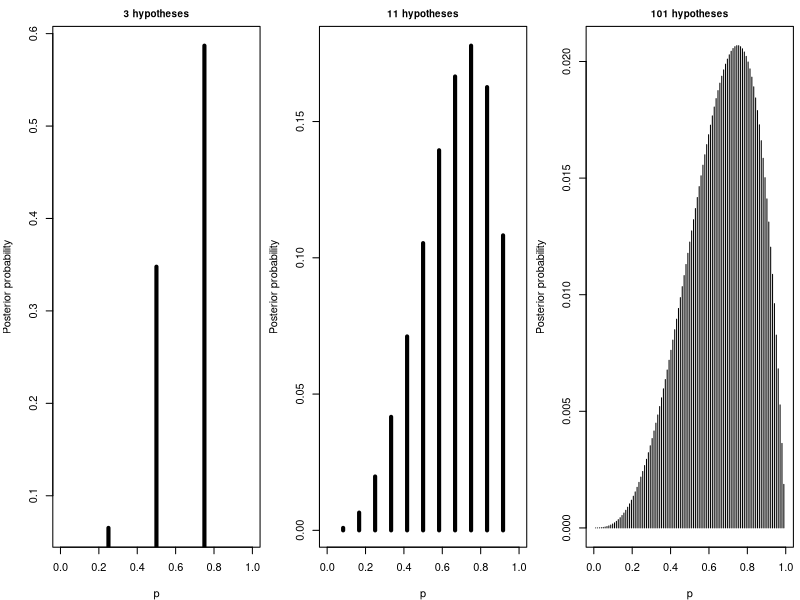
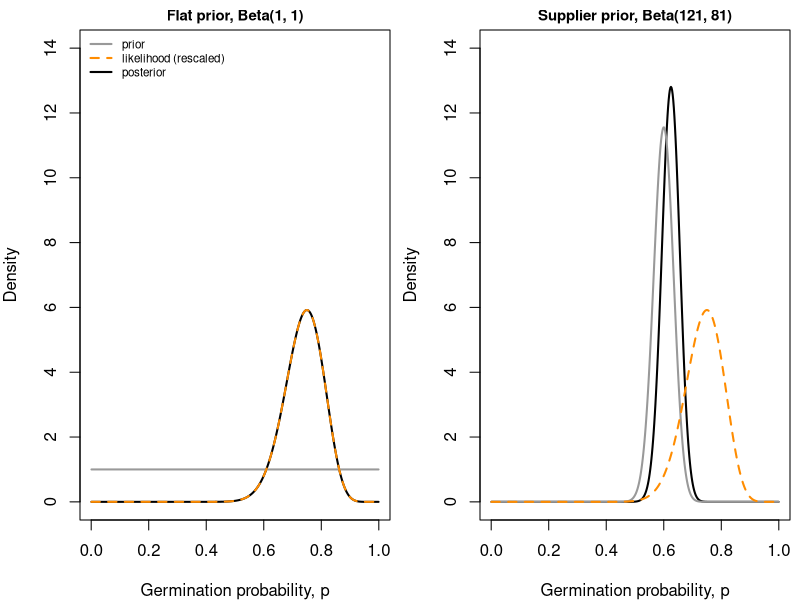
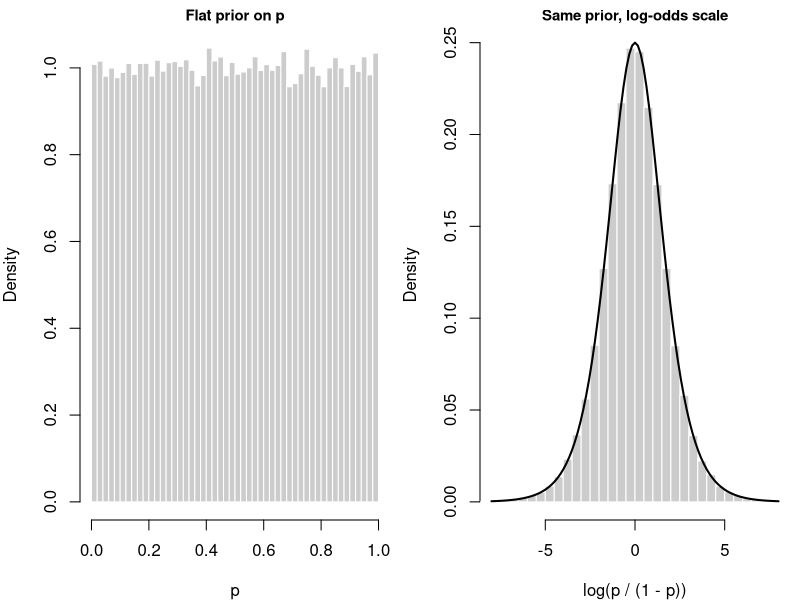
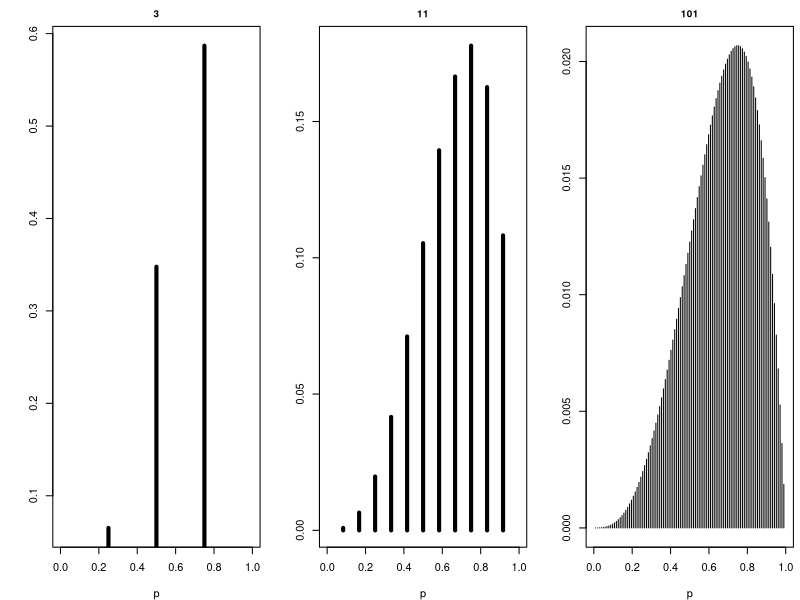
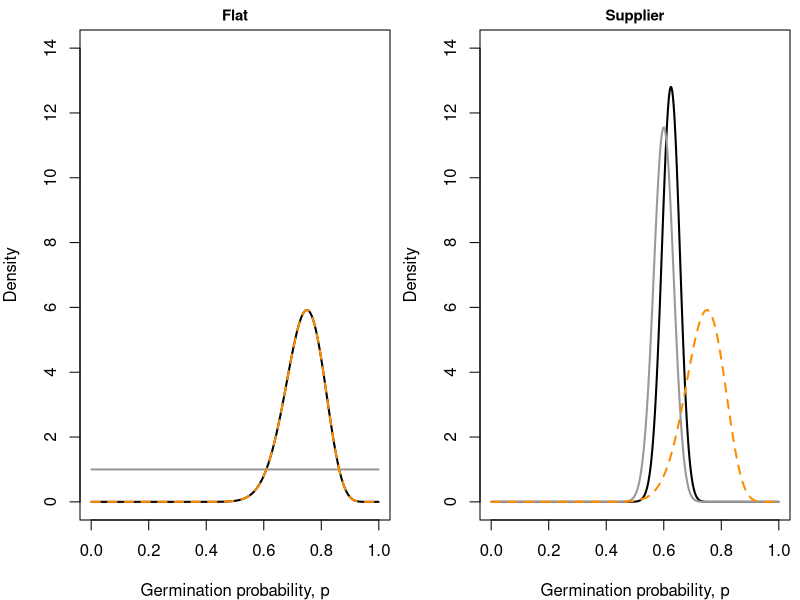
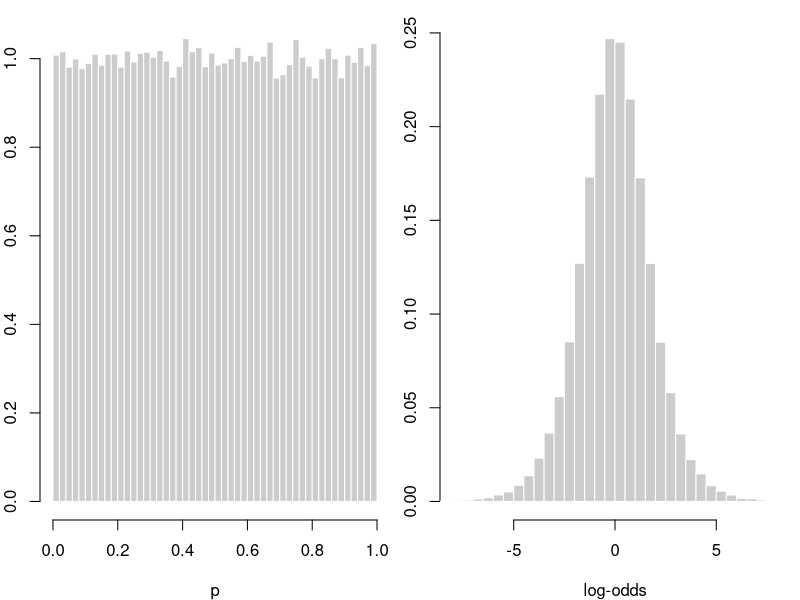

Recreate these plots in R, in order.
## ---- chunk 1
knitr::opts_chunk$set(echo = TRUE, warning = FALSE, message = FALSE,
                       fig.width = 5, fig.height = 3.3)
## ---- chunk 2
p3 <- c(0.25, 0.5, 0.75)
lik3 <- p3^3 * (1 - p3)
prior3 <- rep(1/3, 3)
post3 <- lik3 * prior3 / sum(lik3 * prior3)
round(rbind(likelihood = lik3, posterior = post3), 3)
sum(lik3)          # Week 5 WOD 2d: likelihoods don't sum to 1
## ---- chunk 3
par(mfrow = c(1, 3), mar = c(4, 4, 2, 0.5))
for (n_grid in c(3, 11, 101)) {
  p_g <- seq(0, 1, length.out = n_grid + 2)[-c(1, n_grid + 2)]
  w <- p_g^3 * (1 - p_g)
  plot(p_g, w / sum(w), type = "h", lwd = if (n_grid < 20) 4 else 1,
       xlim = c(0, 1), xlab = "p", ylab = "Posterior probability",
       main = paste(n_grid, "hypotheses"), cex.main = 0.9)
}
## ---- chunk 4
k <- 30; n <- 40
post_flat <- c(1 + k, 1 + n - k)
post_info <- c(121 + k, 81 + n - k)
beta_mean <- function(ab) ab[1] / sum(ab)
beta_mode <- function(ab) (ab[1] - 1) / (sum(ab) - 2)
summ <- rbind(
  flat = c(mean = beta_mean(post_flat), mode = beta_mode(post_flat),
           qbeta(c(0.025, 0.975), post_flat[1], post_flat[2])),
  informative = c(mean = beta_mean(post_info), mode = beta_mode(post_info),
                  qbeta(c(0.025, 0.975), post_info[1], post_info[2]))
)
colnames(summ)[3:4] <- c("lower95", "upper95")
round(summ, 3)
f2 <- function(v) formatC(v, format = "f", digits = 2)
## ---- chunk 5
p_seq <- seq(0.001, 0.999, length.out = 500)
lik_scaled <- dbeta(p_seq, k + 1, n - k + 1)   # likelihood rescaled to area 1
plot_panel <- function(prior_ab, post_ab, title) {
  plot(p_seq, dbeta(p_seq, post_ab[1], post_ab[2]), type = "l", lwd = 2,
       ylim = c(0, 14), xlab = "Germination probability, p", ylab = "Density",
       main = title, cex.main = 0.9)
  lines(p_seq, dbeta(p_seq, prior_ab[1], prior_ab[2]), lwd = 2, col = "grey60")
  lines(p_seq, lik_scaled, lwd = 2, lty = 2, col = "darkorange")
}
par(mfrow = c(1, 2), mar = c(4, 4, 1.5, 0.5))
plot_panel(c(1, 1), post_flat, "Flat prior, Beta(1, 1)")
legend("topleft", c("prior", "likelihood (rescaled)", "posterior"),
       lwd = 2, lty = c(1, 2, 1), col = c("grey60", "darkorange", "black"),
       bty = "n", cex = 0.7)
plot_panel(c(121, 81), post_info, "Supplier prior, Beta(121, 81)")
## ---- chunk 6
set.seed(746)
p_draws <- runif(1e5)
par(mfrow = c(1, 2), mar = c(4, 4, 1.5, 0.5))
hist(p_draws, breaks = 40, freq = FALSE, col = "grey80", border = "white",
     main = "Flat prior on p", xlab = "p", cex.main = 0.9)
hist(qlogis(p_draws), breaks = 60, freq = FALSE, col = "grey80", border = "white",
     main = "Same prior, log-odds scale", xlab = "log(p / (1 - p))",
     xlim = c(-8, 8), cex.main = 0.9)
curve(dlogis(x), add = TRUE, lwd = 2)
## ---- chunk 7
par(mfrow = c(1, 3), mar = c(4, 4, 2, 0.5))
for (n_grid in c(3, 11, 101)) {
  p_g <- seq(0, 1, length.out = n_grid + 2)[-c(1, n_grid + 2)]
  w <- p_g^3 * (1 - p_g)
  plot(p_g, w / sum(w), type = "h", lwd = if (n_grid < 20) 4 else 1,
       xlim = c(0, 1), xlab = "p", ylab = "", main = paste(n_grid),
       cex.main = 0.9)
}
## ---- chunk 8
par(mfrow = c(1, 2), mar = c(4, 4, 1.5, 0.5))
plot_panel(c(1, 1), post_flat, "Flat")
plot_panel(c(121, 81), post_info, "Supplier")
## ---- chunk 9
par(mfrow = c(1, 2), mar = c(4, 2, 1, 0.5))
hist(p_draws, breaks = 40, freq = FALSE, col = "grey80", border = "white",
     main = "", xlab = "p", ylab = "")
hist(qlogis(p_draws), breaks = 60, freq = FALSE, col = "grey80", border = "white",
     main = "", xlab = "log-odds", ylab = "", xlim = c(-8, 8))
